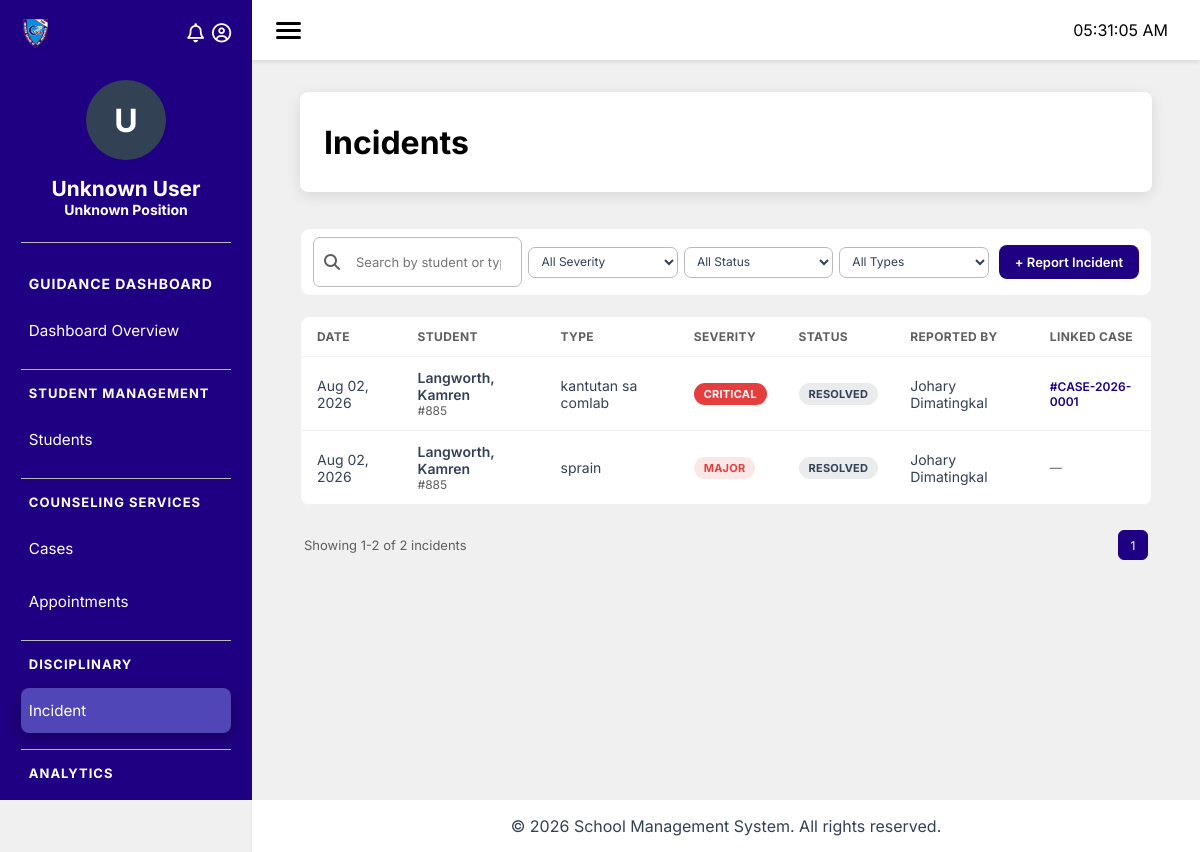
Screenshot of /modules/guidance/index.php?page=incident (signed in) with the database file from the repository.
### tables this page shows
CREATE TABLE `gd_incidents` (
  `incident_id` bigint(20) NOT NULL,
  `student_number` int(250) NOT NULL,
  `reported_by` bigint(100) NOT NULL,
  `case_id` bigint(20) DEFAULT NULL,
  `incident_type` varchar(100) NOT NULL,
  `severity` enum('Minor','Moderate','Major','Critical') DEFAULT 'Minor',
  `incident_date` datetime NOT NULL,
  `location` varchar(255) DEFAULT NULL,
  `description` longtext NOT NULL,
  `action_taken` text DEFAULT NULL,
  `action_date` date DEFAULT NULL,
  `status` enum('Reported','Investigating','Resolved','Closed') DEFAULT 'Reported',
  `created_at` timestamp NOT NULL DEFAULT current_timestamp()
);

CREATE TABLE `gd_cases` (
  `case_id` bigint(20) NOT NULL,
  `student_number` int(250) NOT NULL,
  `counselor_id` bigint(100) NOT NULL,
  `case_number` varchar(30) NOT NULL,
  `case_type` enum('Referral','Walk-in','Self Referral','Incident') NOT NULL,
  `priority` enum('Low','Medium','High','Critical') DEFAULT 'Medium',
  `status` enum('Open','In Progress','Closed') DEFAULT 'Open',
  `summary` text DEFAULT NULL,
  `opened_at` datetime NOT NULL,
  `closed_at` datetime DEFAULT NULL,
  `created_at` timestamp NOT NULL DEFAULT current_timestamp(),
  `updated_at` timestamp NOT NULL DEFAULT current_timestamp() ON UPDATE current_timestamp()
);

### database/db.php (called while the page is built, shortened)
<?php
class Database {
    private $conn;
    public function __construct() {
        $this->host = getenv('DB_HOST') ?: "localhost";
        $this->port = getenv('DB_PORT') ?: "3306";
        $this->db   = getenv('DB_DATABASE') ?: (getenv('DB_NAME') ?: "prototype");
        $this->user = getenv('DB_USER') ?: "root";
        $this->pass = getenv('DB_PASSWORD') !== false ? getenv('DB_PASSWORD') : "";
        try {
            $dsn = "mysql:host={$this->host};port={$this->port};dbname={$this->db};charset=utf8mb4";
            $this->conn = new PDO($dsn, $this->user, $this->pass);
            $this->conn->setAttribute(PDO::ATTR_ERRMODE, PDO::ERRMODE_EXCEPTION);
            $this->conn->setAttribute(PDO::ATTR_DEFAULT_FETCH_MODE, PDO::FETCH_ASSOC);
        } catch (PDOException $e) {
            throw new RuntimeException("DB Connection failed: " . $e->getMessage(), 0, $e);
        }
    }
    public function getConnection() {
        return $this->conn;
    }
}

### modules/guidance/classes/Incidents.php (called while the page is built, shortened)
<?php
include_once __DIR__ . '/../../../database/db.php';
class Incidents
{
    private $conn;
    public function __construct($pdo = null)
    {
        if ($pdo instanceof PDO) {
            $this->conn = $pdo;
        } else {
            $database = new Database();
            $this->conn = $database->getConnection();
        }
    }
    public function getList(array $filters, int $page, int $pageSize): array
    {
        [$whereSql, $params] = $this->buildListFilters($filters);
        $offset = ($page - 1) * $pageSize;
        $total = $this->countList($whereSql, $params);
        $sql = "
            SELECT
                i.incident_id,
                i.student_number,
                CONCAT(s.last_name, ', ', s.first_name) AS student_name,
                i.reported_by,
                CONCAT(e.first_name, ' ', e.last_name) AS reported_by_name,
                i.case_id,
                c.case_number,
                i.incident_type,
                i.severity,
                i.incident_date,
                i.status
            FROM gd_incidents i
            JOIN rgr_students s ON s.student_number = i.student_number
            JOIN sms_employee e ON e.employee_id = i.reported_by
            LEFT JOIN gd_cases c ON c.case_id = i.case_id
            {$whereSql}
            ORDER BY i.incident_date DESC
            LIMIT :limit OFFSET :offset
        ";
        $stmt = $this->conn->prepare($sql);
        $stmt->bindValue(':limit', $pageSize, PDO::PARAM_INT);
        $stmt->bindValue(':offset', $offset, PDO::PARAM_INT);
        $stmt->execute();
        return ['rows' => $stmt->fetchAll(PDO::FETCH_ASSOC), 'total' => $total];
    }
    private function countList(string $whereSql, array $params): int
    {
        $sql = "
            SELECT COUNT(*)
            FROM gd_incidents i
            JOIN rgr_students s ON s.student_number = i.student_number
            JOIN sms_employee e ON e.employee_id = i.reported_by
            LEFT JOIN gd_cases c ON c.case_id = i.case_id
            {$whereSql}
        ";
        $stmt = $this->conn->prepare($sql);
        $stmt->execute($params);
        return (int) $stmt->fetchColumn();
    }
    private function buildListFilters(array $filters): array
    {
        $where = [];
        $params = [];
        $whereSql = $where ? ('WHERE ' . implode(' AND ', $where)) : '';
        return [$whereSql, $params];
    }
}

### modules/guidance/pages/incident.php (the view, shortened to what this page needs)
<?php
include_once __DIR__ . '/../classes/Incidents.php';
$incidentsClass = new Incidents();
$filters = [
    'search'        => trim($_GET['search'] ?? ''),
    'severity'      => $_GET['severity'] ?? '',
    'status'        => $_GET['status'] ?? '',
    'incident_type' => $_GET['incident_type'] ?? '',
];
$page     = max(1, (int) ($_GET['page'] ?? 1));
$pageSize = 10;
$result        = $incidentsClass->getList($filters, $page, $pageSize);
$incidents     = $result['rows'];
$totalIncidents = $result['total'];
$totalPages    = (int) ceil($totalIncidents / $pageSize);
function incdnt_severity_badge_class($severity) {
    return match ($severity) {
        'Critical' => 'incdnt-badge--severity-critical',
        'Major' => 'incdnt-badge--severity-major',
        'Moderate' => 'incdnt-badge--severity-moderate',
        default => 'incdnt-badge--severity-minor',
    };
}
function incdnt_status_badge_class($status) {
    return match ($status) {
        'Reported' => 'incdnt-badge--status-reported',
        'Investigating' => 'incdnt-badge--status-investigating',
        'Resolved' => 'incdnt-badge--status-resolved',
        default => 'incdnt-badge--status-closed',
    };
}
?>
<div class="module-header">
    <h1>Incidents</h1>
</div>
<div class="module-content">
    <div class="incdnt-toolbar">
        <div class="incdnt-toolbar__filters">
            <div class="incdnt-search-box">
                <i class="fa fa-search"></i>
                <input type="text" id="incdntSearchInput" placeholder="Search by student or type..." value="<?= htmlspecialchars($filters['search']) ?>">
            </div>
            <select class="incdnt-filter-select" id="incdntFilterSeverity">
                <option value="" <?= $filters['severity'] === '' ? 'selected' : '' ?>>All Severity</option>
            </select>
            <select class="incdnt-filter-select" id="incdntFilterStatus">
                <option value="" <?= $filters['status'] === '' ? 'selected' : '' ?>>All Status</option>
            </select>
            <select class="incdnt-filter-select" id="incdntFilterType">
                <option value="">All Types</option>
            </select>
        </div>
        <div class="incdnt-toolbar__actions">
            <button type="button" class="incdnt-btn" id="incdntCreateBtn">+ Report Incident</button>
        </div>
    </div>
    <div class="incdnt-table-wrapper">
        <table class="incdnt-table">
            <thead>
                <tr>
                    <th>Date</th>
                    <th>Student</th>
                    <th>Type</th>
                    <th>Severity</th>
                    <th>Status</th>
                    <th>Reported By</th>
                    <th>Linked Case</th>
                </tr>
            </thead>
            <tbody>
                <?php if (empty($incidents)): ?>
                <tr><td colspan="7" class="incdnt-table__empty">No incidents found for the selected filters.</td></tr>
                <?php else: ?>
                    <?php foreach ($incidents as $i): ?>
                    <tr class="incdnt-row" data-incident-id="<?= htmlspecialchars($i['incident_id']) ?>">
                        <td><?= date('M d, Y', strtotime($i['incident_date'])) ?></td>
                        <td>
                            <div class="incdnt-student-name"><?= htmlspecialchars($i['student_name']) ?></div>
                            <div class="incdnt-student-sub">#<?= htmlspecialchars($i['student_number']) ?></div>
                        </td>
                        <td><?= htmlspecialchars($i['incident_type']) ?></td>
                        <td><span class="incdnt-badge <?= incdnt_severity_badge_class($i['severity']) ?>"><?= htmlspecialchars($i['severity']) ?></span></td>
                        <td><span class="incdnt-badge <?= incdnt_status_badge_class($i['status']) ?>"><?= htmlspecialchars($i['status']) ?></span></td>
                        <td><?= htmlspecialchars($i['reported_by_name']) ?></td>
                        <td>
                            <?php if (!empty($i['case_number'])): ?>
                                <span class="incdnt-case-link">#<?= htmlspecialchars($i['case_number']) ?></span>
                            <?php else: ?>
                                <span class="incdnt-case-none">—</span>
                            <?php endif; ?>
                        </td>
                    </tr>
                    <?php endforeach; ?>
                <?php endif; ?>
            </tbody>
        </table>
    </div>
    <div class="incdnt-pagination">
        <span>
            <?php if ($totalIncidents > 0): ?>
                Showing <?= (($page - 1) * $pageSize) + 1 ?>-<?= min($page * $pageSize, $totalIncidents) ?> of <?= $totalIncidents ?> incidents
            <?php else: ?>
                No incidents found
            <?php endif; ?>
        </span>
        <div class="incdnt-pagination__pages">
            <?php for ($i = 1; $i <= $totalPages; $i++): ?>
                <button class="incdnt-pagination__page <?= $i === $page ? 'incdnt-pagination__page--active' : '' ?>" data-page="<?= $i ?>"><?= $i ?></button>
            <?php endfor; ?>
        </div>
    </div>
</div>

### modules/guidance/css/layout/module-container.css (style rules this page uses)
.module-header { background: var(--color3); padding: 1.5rem; border-radius: 8px; box-shadow: 0 4px 15px rgba(0, 0, 0, 0.1); margin-bottom: 2rem; min-height: 100px; display: flex; flex-direction: column; justify-content: center; }
.module-content { min-height: 500px; }

### modules/guidance/css/pages/concerns-issue-tracking.css (style rules this page uses)
input[type="text"], textarea, select { width: 100%; padding: 10px; border-radius: 6px; border: 1px solid var(--color4); background: var(--color3); color: var(--color2); }

### modules/guidance/css/pages/report-submission-management.css (style rules this page uses)
input[type="text"], textarea, input[type="file"] { width: 100%; padding: 10px; border-radius: 6px; border: 1px solid var(--color4); background: var(--color3); color: var(--color2); }

### modules/guidance/css/pages/students.css (style rules this page uses)
.module-content { display: flex; flex-direction: column; gap: 20px; padding: 4px 0 32px 0; }

### modules/guidance/css/pages/cases.css (style rules this page uses)
.module-content { display: flex; flex-direction: column; gap: 20px; padding: 4px 0 32px 0; }

### modules/guidance/css/pages/appointments.css (style rules this page uses)
.module-content { display: flex; flex-direction: column; gap: 20px; padding: 4px 0 32px 0; }

### modules/guidance/css/pages/incidents.css (style rules this page uses)
.module-content { display: flex; flex-direction: column; gap: 20px; padding: 4px 0 32px 0; }
.incdnt-toolbar { display: flex; align-items: center; justify-content: space-between; flex-wrap: nowrap; gap: 10px; background: var(--color3); border: 1px solid var(--color9); border-radius: 10px; padding: 8px 12px; overflow-x: auto; }
.incdnt-toolbar__filters { display: flex; align-items: center; gap: 6px; flex-wrap: nowrap; flex: 1; min-width: 0; }
.incdnt-search-box { display: flex; align-items: center; gap: 6px; background: var(--color3); border: 1px solid var(--color4); border-radius: 7px; padding: 6px 10px; flex: 1 1 160px; min-width: 140px; max-width: 220px; }
.incdnt-search-box input { border: none; background: transparent; outline: none; font-size: 13px; color: var(--color2); width: 100%; }
.incdnt-search-box i { color: var(--color5); flex-shrink: 0; }
.incdnt-filter-select { border: 1px solid var(--color4); border-radius: 7px; padding: 6px 8px; font-size: 12px; color: var(--color2); background: var(--color3); flex: 1 1 100px; min-width: 0; }
.incdnt-toolbar__actions { display: flex; gap: 8px; flex-shrink: 0; }
.incdnt-btn { display: inline-flex; align-items: center; gap: 6px; border: none; border-radius: 8px; padding: 9px 16px; font-size: 13px; font-weight: 600; cursor: pointer; background: var(--color1); color: var(--color3); transition: opacity .15s ease; }
.incdnt-table-wrapper { background: var(--color3); border: 1px solid var(--color9); border-radius: 10px; overflow: hidden; }
.incdnt-table { width: 100%; border-collapse: collapse; }
.incdnt-table thead th { text-align: left; font-size: 12px; text-transform: uppercase; letter-spacing: .03em; color: var(--color5); background: var(--color3); padding: 12px 16px; border-bottom: 1px solid var(--color9); }
.incdnt-table tbody td { padding: 12px 16px; font-size: 14px; color: var(--color2); border-bottom: 1px solid var(--color9); vertical-align: middle; }
.incdnt-table tbody tr { cursor: pointer; }
.incdnt-student-name { font-weight: 600; color: var(--color2); }
.incdnt-student-sub { font-size: 12px; color: var(--color5); }
.incdnt-case-link { font-size: 12px; color: var(--color1); font-weight: 600; }
.incdnt-case-none { font-size: 12px; color: var(--color5); }
.incdnt-badge { display: inline-flex; align-items: center; gap: 5px; padding: 4px 10px; border-radius: 999px; font-size: 11px; font-weight: 700; text-transform: uppercase; letter-spacing: .02em; }
.incdnt-badge--severity-major { background: rgba(229,62,62,.12); color: var(--color10); }
.incdnt-badge--severity-critical { background: var(--color10); color: var(--color3); }
.incdnt-badge--status-resolved { background: rgba(51,65,85,.1); color: var(--color6); }
.incdnt-pagination { display: flex; align-items: center; justify-content: space-between; padding: 4px 4px; font-size: 13px; color: var(--color5); }
.incdnt-pagination__pages { display: flex; gap: 6px; }
.incdnt-pagination__page { width: 30px; height: 30px; display: flex; align-items: center; justify-content: center; border-radius: 6px; border: 1px solid var(--color4); background: var(--color3); color: var(--color2); cursor: pointer; font-size: 12px; }
.incdnt-pagination__page--active { background: var(--color1); color: var(--color3); border-color: var(--color1); }

### modules/guidance/css/pages/dashboard-overview.css (style rules this page uses)
.module-content { display: flex; flex-direction: column; gap: 20px; padding: 4px 0 32px 0; }

### modules/guidance/css/pages/analytics-report.css (style rules this page uses)
.module-content { display: flex; flex-direction: column; gap: 20px; padding: 4px 0 32px 0; }

### modules/guidance/css/base/global.css (style rules this page uses)
body { background: var(--color9); }

### rows the page displays
gd_incidents: incident_date "Aug 02, 2026", student_name "Langworth, Kamren", student_number "885", incident_type "kantutan sa comlab", severity "CRITICAL", status "RESOLVED", reported_by_name "Johary Dimatingkal", case.case_number "CASE-2026-0001"
gd_incidents: incident_date "Aug 02, 2026", student_name "Langworth, Kamren", student_number "885", incident_type "sprain", severity "MAJOR", status "RESOLVED", reported_by_name "Johary Dimatingkal"

### other values shown
substr(htmlspecialchars($employeeClass->getEmployeeName()), 0, 1) "U"
$employeeClass->getEmployeeName() "Unknown User"
$employeeClass->getEmployeePosition() "Unknown Position"
$label "Dashboard Overview"
str_replace('-', ' ', $section) "STUDENT MANAGEMENT"
$label "Students"
str_replace('-', ' ', $section) "COUNSELING SERVICES"
$label "Cases"
$label "Appointments"
str_replace('-', ' ', $section) "DISCIPLINARY"
$label "Incident"
str_replace('-', ' ', $section) "ANALYTICS"
min($page * $pageSize, $totalIncidents) "2"
$totalIncidents "2"
